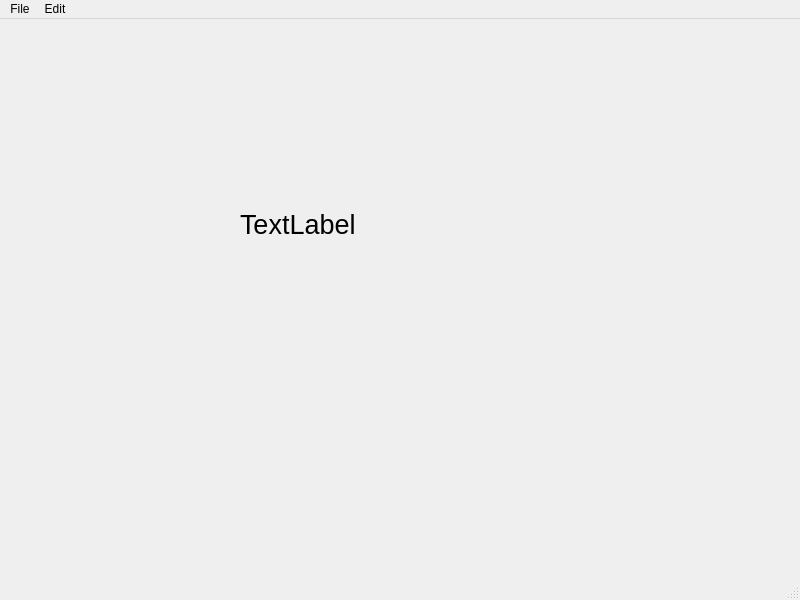
<?xml version="1.0" encoding="UTF-8"?>
<ui version="4.0">
 <class>MainWindow</class>
 <widget class="QMainWindow" name="MainWindow">
  <property name="geometry">
   <rect>
    <x>0</x>
    <y>0</y>
    <width>800</width>
    <height>600</height>
   </rect>
  </property>
  <property name="windowTitle">
   <string>MainWindow</string>
  </property>
  <widget class="QWidget" name="centralwidget">
   <widget class="QLabel" name="label">
    <property name="geometry">
     <rect>
      <x>240</x>
      <y>180</y>
      <width>241</width>
      <height>51</height>
     </rect>
    </property>
    <property name="font">
     <font>
      <pointsize>20</pointsize>
     </font>
    </property>
    <property name="text">
     <string>TextLabel</string>
    </property>
   </widget>
  </widget>
  <widget class="QMenuBar" name="menubar">
   <property name="geometry">
    <rect>
     <x>0</x>
     <y>0</y>
     <width>800</width>
     <height>26</height>
    </rect>
   </property>
   <widget class="QMenu" name="menuNew">
    <property name="title">
     <string>File</string>
    </property>
    <addaction name="actionNew"/>
    <addaction name="actionSave"/>
   </widget>
   <widget class="QMenu" name="menuEdit">
    <property name="title">
     <string>Edit</string>
    </property>
    <addaction name="actionCopy"/>
    <addaction name="actionPaste"/>
   </widget>
   <addaction name="menuNew"/>
   <addaction name="menuEdit"/>
  </widget>
  <widget class="QStatusBar" name="statusbar"/>
  <action name="actionNew">
   <property name="text">
    <string>New</string>
   </property>
  </action>
  <action name="actionSave">
   <property name="text">
    <string>Save</string>
   </property>
  </action>
  <action name="actionCopy">
   <property name="text">
    <string>Copy</string>
   </property>
  </action>
  <action name="actionPaste">
   <property name="text">
    <string>Paste</string>
   </property>
  </action>
 </widget>
 <resources/>
 <connections/>
</ui>
